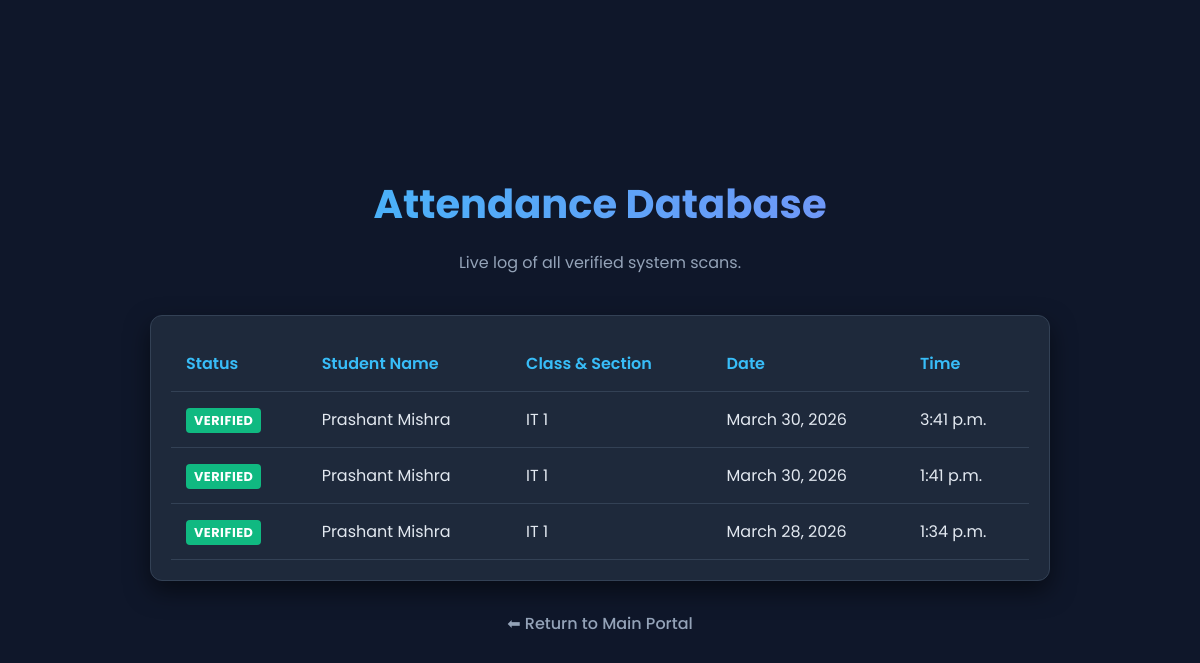
The app's page /records/ with its own data.
### recognition/models.py (models this page shows, shortened)
class Attendance(models.Model):
    student = models.ForeignKey(Student, on_delete=models.CASCADE)
    date = models.DateField(auto_now_add=True)
    time = models.TimeField(auto_now_add=True)

class Student(models.Model):
    CLASS_CHOICES = [
        ('IT 1', 'Information Technology - Section 1'),
        ('IT 2', 'Information Technology - Section 2'),
        ('IT 3', 'Information Technology - Section 3'),
    ]
    name = models.CharField(max_length=100)
    email = models.EmailField(unique=True, validators=[validate_jss_email])
    class_section = models.CharField(max_length=10, choices=CLASS_CHOICES)
    photo = models.ImageField(upload_to='student_photos/')
    encoding = models.BinaryField() # We use BinaryField to store the pickle bytes cleanly

### recognition/views.py (the view)
# urls.py: path('records/', views.view_records, name='records'),
def view_records(request):
    attendance_logs = Attendance.objects.select_related('student').order_by('-date', '-time')
    return render(request, 'records.html', {'logs': attendance_logs})

### recognition/templates/records.html (shortened to what this page needs)
{% load static %}
<!DOCTYPE html>
<html lang="en">
<head>
    <link rel="stylesheet" href="{% static 'css/home.css' %}">
    <link rel="stylesheet" href="{% static 'css/records.css' %}">
</head>
<body>
    <div class="dashboard-container" style="max-width: 900px;">
        <div class="header-section">
            <h1>Attendance Database</h1>
            <p>Live log of all verified system scans.</p>
        </div>
        <div class="table-container">
            <table>
                <thead>
                    <tr>
                        <th>Status</th>
                        <th>Student Name</th>
                        <th>Class & Section</th>
                        <th>Date</th>
                        <th>Time</th>
                    </tr>
                </thead>
                <tbody>
                    {% for log in logs %}
                    <tr>
                        <td><span class="badge">Verified</span></td>
                        <td>{{ log.student.name }}</td>
                        <td>{{ log.student.class_section }}</td>
                        <td>{{ log.date }}</td>
                        <td>{{ log.time }}</td>
                    </tr>
                    {% empty %}
                    <tr>
                        <td colspan="5" style="text-align: center; color: #94a3b8;">No attendance records found yet.</td>
                    </tr>
                    {% endfor %}
                </tbody>
            </table>
        </div>
        <a href="{% url 'home' %}" class="btn-back">⬅ Return to Main Portal</a>
    </div>
</body>
</html>

### recognition/static/css/home.css (style rules this page uses)
body { font-family: 'Poppins', sans-serif; background-color: #0f172a; color: #f8fafc; margin: 0; display: flex; justify-content: center; align-items: center; min-height: 100vh; }
.dashboard-container { text-align: center; max-width: 800px; width: 90%; }
.header-section h1 { font-size: 2.5rem; margin: 10px 0; background: linear-gradient(to right, #38bdf8, #818cf8); -webkit-background-clip: text; background-clip: text; -webkit-text-fill-color: transparent; }
.header-section p { color: #94a3b8; margin-bottom: 40px; }

### recognition/static/css/records.css (style rules this page uses)
.table-container { background: #1e293b; border-radius: 12px; border: 1px solid #334155; padding: 20px; margin-top: 20px; overflow-x: auto; box-shadow: 0 10px 25px rgba(0,0,0,0.5); }
table { width: 100%; border-collapse: collapse; text-align: left; }
th, td { padding: 15px; border-bottom: 1px solid #334155; color: #e2e8f0; }
th { color: #38bdf8; font-weight: 600; }
.badge { background: #10b981; color: white; padding: 4px 8px; border-radius: 4px; font-size: 0.8rem; font-weight: bold; text-transform: uppercase; letter-spacing: 0.5px; }
.btn-back { margin-top: 30px; display: inline-block; color: #94a3b8; text-decoration: none; font-weight: 500; transition: color 0.2s ease; }

### records on screen
Attendance: student.name "Prashant Mishra", student.class_section "IT 1", date "March 30, 2026", time "3:41 p.m."
Attendance: student.name "Prashant Mishra", student.class_section "IT 1", date "March 30, 2026", time "1:41 p.m."
Attendance: student.name "Prashant Mishra", student.class_section "IT 1", date "March 28, 2026", time "1:34 p.m."
